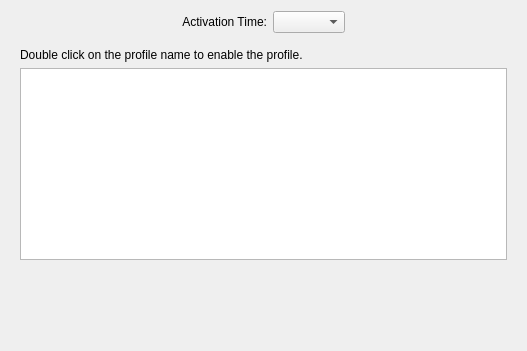
<?xml version="1.0" encoding="UTF-8"?>
<ui version="4.0">
 <class>ScheduleProfile</class>
 <widget class="QWidget" name="ScheduleProfile">
  <property name="geometry">
   <rect>
    <x>0</x>
    <y>0</y>
    <width>527</width>
    <height>351</height>
   </rect>
  </property>
  <property name="windowTitle">
   <string>Form</string>
  </property>
  <layout class="QGridLayout" name="gridLayout_2">
   <item row="0" column="0">
    <layout class="QGridLayout" name="gridLayout">
     <item row="0" column="1">
      <widget class="QLabel" name="label_2">
       <property name="text">
        <string>Activation Time:</string>
       </property>
       <property name="alignment">
        <set>Qt::AlignRight|Qt::AlignTrailing|Qt::AlignVCenter</set>
       </property>
      </widget>
     </item>
     <item row="1" column="0" colspan="4">
      <widget class="QStackedWidget" name="stackedWidget">
       <widget class="QWidget" name="customTimePage">
        <layout class="QGridLayout" name="gridLayout_4">
         <item row="0" column="0">
          <layout class="QGridLayout" name="gridLayout_3">
           <item row="0" column="0">
            <widget class="QLabel" name="label">
             <property name="text">
              <string>Double click on the profile name to enable the profile.</string>
             </property>
            </widget>
           </item>
           <item row="1" column="0">
            <widget class="QTableView" name="profleTimeView"/>
           </item>
           <item row="2" column="0">
            <spacer name="verticalSpacer">
             <property name="orientation">
              <enum>Qt::Vertical</enum>
             </property>
             <property name="sizeHint" stdset="0">
              <size>
               <width>20</width>
               <height>40</height>
              </size>
             </property>
            </spacer>
           </item>
          </layout>
         </item>
        </layout>
       </widget>
       <widget class="QWidget" name="sunsetSunrisePage"/>
      </widget>
     </item>
     <item row="0" column="2">
      <widget class="QComboBox" name="schedTypeBox"/>
     </item>
     <item row="0" column="3">
      <spacer name="horizontalSpacer_2">
       <property name="orientation">
        <enum>Qt::Horizontal</enum>
       </property>
       <property name="sizeHint" stdset="0">
        <size>
         <width>40</width>
         <height>20</height>
        </size>
       </property>
      </spacer>
     </item>
     <item row="0" column="0">
      <spacer name="horizontalSpacer">
       <property name="orientation">
        <enum>Qt::Horizontal</enum>
       </property>
       <property name="sizeHint" stdset="0">
        <size>
         <width>40</width>
         <height>20</height>
        </size>
       </property>
      </spacer>
     </item>
    </layout>
   </item>
  </layout>
 </widget>
 <resources/>
 <connections/>
</ui>
